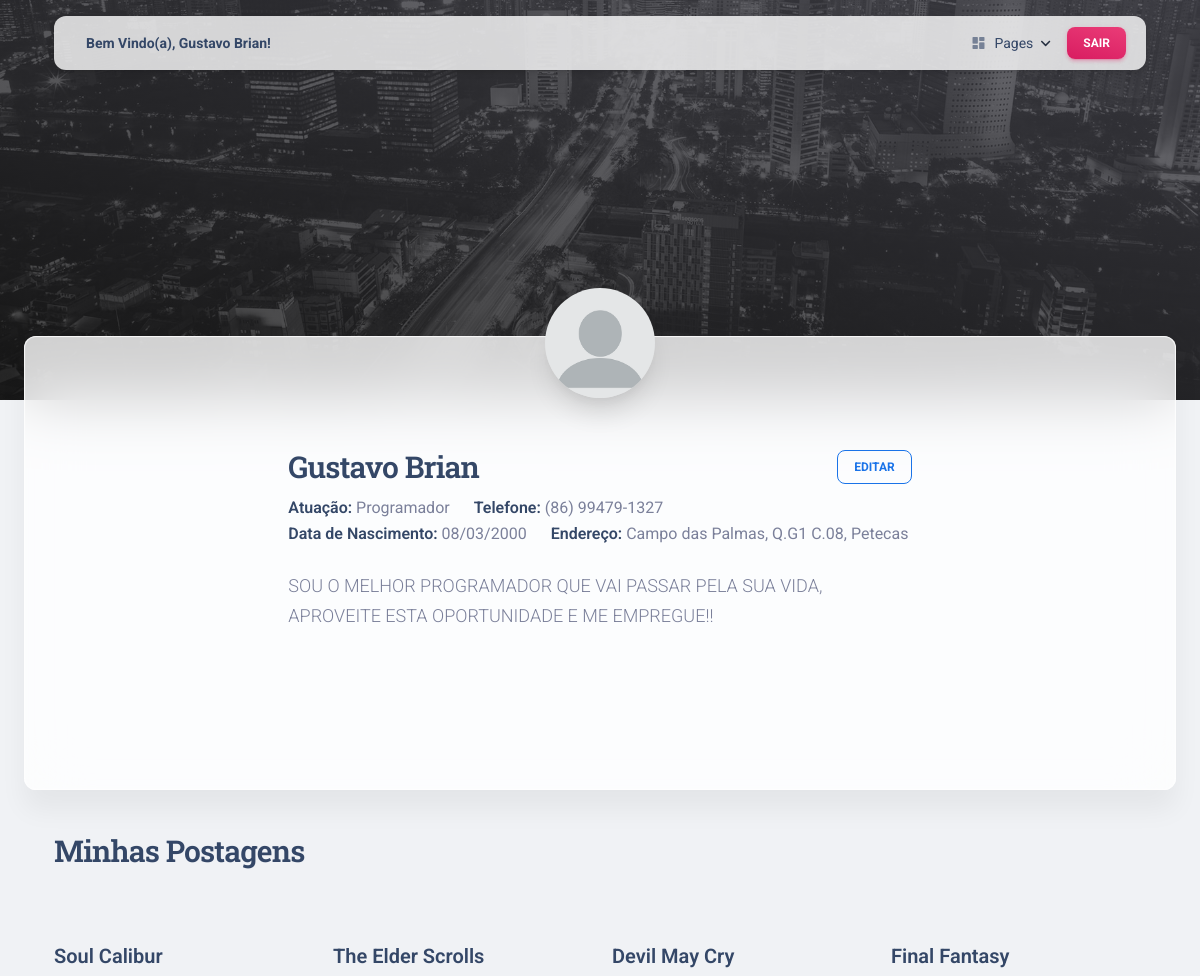
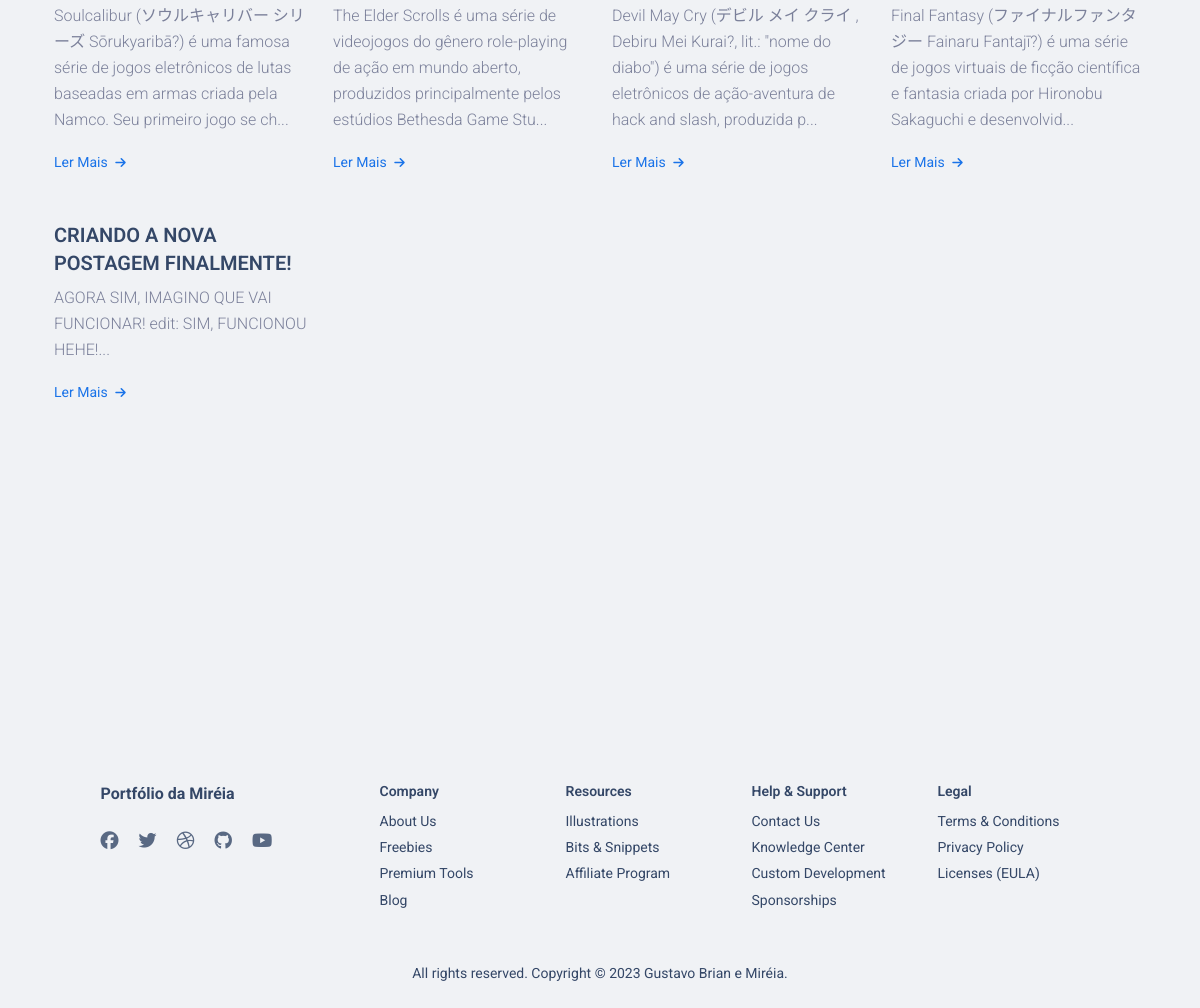
The page /perfil (signed in) on the database its author committed (2 pictures, top to bottom).
### tables this page shows
CREATE TABLE usuario (
    id INTEGER PRIMARY KEY AUTOINCREMENT,
    created TIMESTAMP NOT NULL DEFAULT CURRENT_TIMESTAMP,
    nome TEXT NOT NULL,
    atuacao TEXT,
    endereco TEXT,
    telefone TEXT,
    descricao TEXT,
    nascimento TEXT,
    email TEXT NOT NULL,
    senha TEXT NOT NULL
);

CREATE TABLE post (
    id INTEGER PRIMARY KEY AUTOINCREMENT,
    created TIMESTAMP NOT NULL DEFAULT CURRENT_TIMESTAMP,
    titulo TEXT NOT NULL,
    conteudo TEXT NOT NULL,
    categoria TEXT NOT NULL,
    usuario TEXT NOT NULL
);

### app.py (the view, shortened to what this page needs)
@app.route('/perfil', methods=('GET', 'POST'))
def perfil():
    nomeBanco = pegarValor('nome')
    atuacaoBanco = pegarValor('atuacao')
    senhaBanco = pegarValor('senha')
    enderecoBanco = pegarValor('endereco')
    telefoneBanco = pegarValor('telefone')
    nascimentoBanco = pegarValor('nascimento')
    descricaoBanco = pegarValor('descricao')
    connection = sqlite3.connect('database.db')
    posts = connection.execute('SELECT * FROM post ORDER BY id DESC').fetchall()
    connection.close()
    return render_template('profile.html', session=session, nome=nomeBanco, atuacao=atuacaoBanco, senha=senhaBanco, endereco=enderecoBanco, telefone=telefoneBanco, nascimento=nascimentoBanco, descricao=descricaoBanco, posts=posts)

### app.py (called while the page is built)
def pegarValor(propriedade):
    connection = sqlite3.connect('database.db')
    p = connection.execute('SELECT {} FROM usuario WHERE email = ?' .format(propriedade), [session['email']])
    dado = p.fetchone()
    connection.close()
    return dado[0]

### templates/profile.html (shortened to what this page needs)
{% extends 'base.html' %}
{% block content %}
 <header>
  <div class="page-header min-height-400" style="background-image: url('../static/assets/img/city-profile.jpg');" loading="lazy">
    <span class="mask bg-gradient-dark opacity-8"></span>
  </div>
</header>
<div class="card card-body blur shadow-blur mx-3 mx-md-4 mt-n6 mb-4">
  <section class="py-sm-7 py-5 position-relative">
    <div class="container">
      <div class="row">
        <div class="col-12 mx-auto">
          <div class="mt-n8 mt-md-n9 text-center">
            <img class="avatar avatar-xxl shadow-xl position-relative z-index-2" src="../static/assets/img/profile.webp" alt="bruce" loading="lazy">
          </div>
          <div class="row py-5">
            <div class="col-lg-7 col-md-7 z-index-2 position-relative px-md-2 px-sm-5 mx-auto">
              <div class="d-flex justify-content-between align-items-center mb-2">
                <h3 class="mb-0"> {{ nome }}</h3>
                <div class="d-block">
                  <button type="button" class="btn btn-sm btn-outline-info text-nowrap mb-0" data-bs-toggle="modal" data-bs-target="#exampleModal">
                    Editar
                  </button>
                </div>
              </div>
              <div class="row mb-4">
                <div class="col-auto">
                  <span class="h6">Atuação:</span>
                  <span>{{ atuacao }}</span>
                </div>
                <div class="col-auto">
                  <span class="h6">Telefone:</span>
                  <span>{{ telefone }}</span>
                </div>
                <div class="col-auto">
                  <span class="h6">Data de Nascimento:</span>
                  <span>{{ nascimento }}</span>
                </div>
                <div class="col-auto">
                  <span class="h6">Endereço:</span>
                  <span>{{ endereco }}</span>
                </div>
              </div>
              <p class="text-lg mb-0">
                {% if descricao %}
                {{ descricao }}
                {% else %}
                Sem descrição.
                {% endif %}<br>
              </p>
            </div>
          </div>
        </div>
      </div>
    </div>
  </section>
</div>
<section class="py-3">
  <div class="container">
    <div class="row">
      <div class="col-lg-6">
        <h3 class="mb-5">Minhas Postagens</h3>
      </div>
    </div>
    <div class="row">
      {% for post in posts %}
      {% if post[5] == session['email'] %}
      <div class="col-lg-3 col-sm-6">
        <div class="card card-plain">
          <div class="card-body px-0">
            <h5>
              <a href="{{ url_for('editar_postagem', id=post[0]) }}" class="text-dark font-weight-bold">{{ post[2] }}</a>
            </h5>
            <p>
              {{ post[3][0:150] }}...
            </p>
            <a href="{{ url_for('postagens') }}" class="text-info text-sm icon-move-right">Ler Mais
              <i class="fas fa-arrow-right text-xs ms-1"></i>
            </a>
          </div>
        </div>
      </div>
      {% endif %}
      {% endfor %}
    </div>
  </div>
</section>
<div class="container py-7">
</div>
{% endblock %}

### templates/base.html (shortened to what this page needs)
<!DOCTYPE html>
<html lang="en" itemscope itemtype="http://schema.org/WebPage">
<head>
<link href="../static/css/nucleo-icons.css" rel="stylesheet" />
<link href="../static/css/nucleo-svg.css" rel="stylesheet" />
<link href="https://cdn.jsdelivr.net/npm/bootstrap@5.2.3/dist/css/bootstrap.min.css" rel="stylesheet">
<link id="pagestyle" href="../static/css/material-kit.css?v=3.0.4" rel="stylesheet" />
</head>
<body class="index-page bg-gray-200">
<div class="container position-sticky z-index-sticky top-0"><div class="row"><div class="col-12">
<nav class="navbar navbar-expand-lg  blur border-radius-xl top-0 z-index-fixed shadow position-absolute my-3 py-2 start-0 end-0 mx-4">
  <div class="container-fluid px-0">
    <a class="navbar-brand font-weight-bolder ms-sm-3" href="{{ url_for('index') }}" rel="tooltip" title="Design feito por Gustavo Brian" data-placement="bottom">
    {% if session['email'] %}
    Bem Vindo(a), {{ session['nome'] }}!
    {% else %}
    Portfólio da Miréia
    {% endif %}
    </a>
    <div class="collapse navbar-collapse pt-3 pb-2 py-lg-0 w-100" id="navigation">
      <ul class="navbar-nav navbar-nav-hover ms-auto">
        <li class="nav-item dropdown dropdown-hover mx-2">
          <a class="nav-link ps-2 d-flex cursor-pointer align-items-center" id="dropdownMenuPages" data-bs-toggle="dropdown" aria-expanded="false">
            {% if session['email'] %}
            <i class="material-icons opacity-6 me-2 text-md">dashboard</i>
            Pages
            <img src="../static/assets/img/down-arrow-dark.svg" alt="down-arrow" class="arrow ms-auto ms-md-2">
          </a>
          <div class="dropdown-menu dropdown-menu-animation ms-n3 dropdown-md p-3 border-radius-xl mt-0 mt-lg-3" aria-labelledby="dropdownMenuPages">
        {% endif %}
        {% if session['email'] %}
        <li class="nav-item my-auto ms-3 ms-lg-0">
          <a href="{{ url_for('logout') }}" class="btn btn-sm  bg-gradient-primary  mb-0 me-1 mt-2 mt-md-0">Sair</a>
        </li>
        {% endif %}
      </ul>
    </div>
  </div>
</nav>
</div></div></div>
{% block content %} {% endblock %}
  <footer class="footer pt-5 mt-5">
  <div class="container">
    <div class=" row">
      <div class="col-md-3 mb-4 ms-auto">
        <div>
          <h6 class="font-weight-bolder mb-4">Portfólio da Miréia</h6>
        </div>
        <div>
          <ul class="d-flex flex-row ms-n3 nav">
            <li class="nav-item">
              <a class="nav-link pe-1" href="https://www.facebook.com/CreativeTim" target="_blank">
                <i class="fab fa-facebook text-lg opacity-8"></i>
              </a>
            </li>
            <li class="nav-item">
              <a class="nav-link pe-1" href="https://twitter.com/creativetim" target="_blank">
                <i class="fab fa-twitter text-lg opacity-8"></i>
              </a>
            </li>
            <li class="nav-item">
              <a class="nav-link pe-1" href="https://dribbble.com/creativetim" target="_blank">
                <i class="fab fa-dribbble text-lg opacity-8"></i>
              </a>
            </li>
            <li class="nav-item">
              <a class="nav-link pe-1" href="https://github.com/creativetimofficial" target="_blank">
                <i class="fab fa-github text-lg opacity-8"></i>
              </a>
            </li>
            <li class="nav-item">
              <a class="nav-link pe-1" href="https://www.youtube.com/channel/UCVyTG4sCw-rOvB9oHkzZD1w" target="_blank">
                <i class="fab fa-youtube text-lg opacity-8"></i>
              </a>
            </li>
          </ul>
        </div>
      </div>
      <div class="col-md-2 col-sm-6 col-6 mb-4">
        <div>
          <h6 class="text-sm">Company</h6>
          <ul class="flex-column ms-n3 nav">
            <li class="nav-item">
              <a class="nav-link" href="https://www.creative-tim.com/presentation" target="_blank">
                About Us
              </a>
            </li>
            <li class="nav-item">
              <a class="nav-link" href="https://www.creative-tim.com/templates/free" target="_blank">
                Freebies
              </a>
            </li>
            <li class="nav-item">
              <a class="nav-link" href="https://www.creative-tim.com/templates/premium" target="_blank">
                Premium Tools
              </a>
            </li>
            <li class="nav-item">
              <a class="nav-link" href="https://www.creative-tim.com/blog" target="_blank">
                Blog
              </a>
            </li>
          </ul>
        </div>
      </div>
      <div class="col-md-2 col-sm-6 col-6 mb-4">
        <div>
          <h6 class="text-sm">Resources</h6>
          <ul class="flex-column ms-n3 nav">
            <li class="nav-item">
              <a class="nav-link" href="https://iradesign.io/" target="_blank">
                Illustrations
              </a>
            </li>
            <li class="nav-item">
              <a class="nav-link" href="https://www.creative-tim.com/bits" target="_blank">
                Bits & Snippets
              </a>
            </li>
            <li class="nav-item">
              <a class="nav-link" href="https://www.creative-tim.com/affiliates/new" target="_blank">
                Affiliate Program
              </a>
            </li>
          </ul>
        </div>
      </div>
      <div class="col-md-2 col-sm-6 col-6 mb-4">
        <div>
          <h6 class="text-sm">Help & Support</h6>
          <ul class="flex-column ms-n3 nav">
            <li class="nav-item">
              <a class="nav-link" href="https://www.creative-tim.com/contact-us" target="_blank">
                Contact Us
              </a>
            </li>
            <li class="nav-item">
              <a class="nav-link" href="https://www.creative-tim.com/knowledge-center" target="_blank">
                Knowledge Center
              </a>
            </li>
            <li class="nav-item">
              <a class="nav-link" href="https://services.creative-tim.com/?ref=ct-mk2-footer" target="_blank">
                Custom Development
              </a>
            </li>
            <li class="nav-item">
              <a class="nav-link" href="https://www.creative-tim.com/sponsorships" target="_blank">
                Sponsorships
              </a>
            </li>
          </ul>
        </div>
      </div>
      <div class="col-md-2 col-sm-6 col-6 mb-4 me-auto">
        <div>
          <h6 class="text-sm">Legal</h6>
          <ul class="flex-column ms-n3 nav">
            <li class="nav-item">
              <a class="nav-link" href="https://www.creative-tim.com/knowledge-center/terms-of-service" target="_blank">
                Terms & Conditions
              </a>
            </li>
            <li class="nav-item">
              <a class="nav-link" href="https://www.creative-tim.com/knowledge-center/privacy-policy" target="_blank">
                Privacy Policy
              </a>
            </li>
            <li class="nav-item">
              <a class="nav-link" href="https://www.creative-tim.com/license" target="_blank">
                Licenses (EULA)
              </a>
            </li>
          </ul>
        </div>
      </div>
      <div class="col-12">
        <div class="text-center">
          <p class="text-dark my-4 text-sm font-weight-normal">
            All rights reserved. Copyright © <script>document.write(new Date().getFullYear())</script> <a href="https://gustavobrian08.github.io" target="_blank">Gustavo Brian e Miréia</a>.
          </p>
        </div>
      </div>
    </div>
  </div>
</footer>
</body>
</html>

### rows shown on the page
usuario: nome "Gustavo Brian", atuacao "Programador", telefone "(86) 99479-1327", nascimento "08/03/2000", endereco "Campo das Palmas, Q.G1 C.08, Petecas", descricao "SOU O MELHOR PROGRAMADOR QUE VAI PASSAR PELA SUA VIDA, APROVEITE ESTA OPORTUNIDADE E ME EMPREGUE!!"
post: titulo "Soul Calibur", conteudo "Soulcalibur (ソウルキャリバー シリーズ Sōrukyaribā?) é uma famosa série de jogos eletrônicos de lutas baseadas em armas criada pela Namco. Seu primeiro jogo se ch"
post: titulo "The Elder Scrolls", conteudo "The Elder Scrolls é uma série de videojogos do gênero role-playing de ação em mundo aberto, produzidos principalmente pelos estúdios Bethesda Game Stu"
post: titulo "Devil May Cry", conteudo "Devil May Cry (デビル メイ クライ , Debiru Mei Kurai?, lit.: \"nome do diabo\") é uma série de jogos eletrônicos de ação-aventura de hack and slash, produzida p"
post: titulo "Final Fantasy", conteudo "Final Fantasy (ファイナルファンタジー Fainaru Fantajī?) é uma série de jogos virtuais de ficção científica e fantasia criada por Hironobu Sakaguchi e desenvolvid"
post: titulo "CRIANDO A NOVA POSTAGEM FINALMENTE!", conteudo "AGORA SIM, IMAGINO QUE VAI FUNCIONAR! edit: SIM, FUNCIONOU HEHE!"
